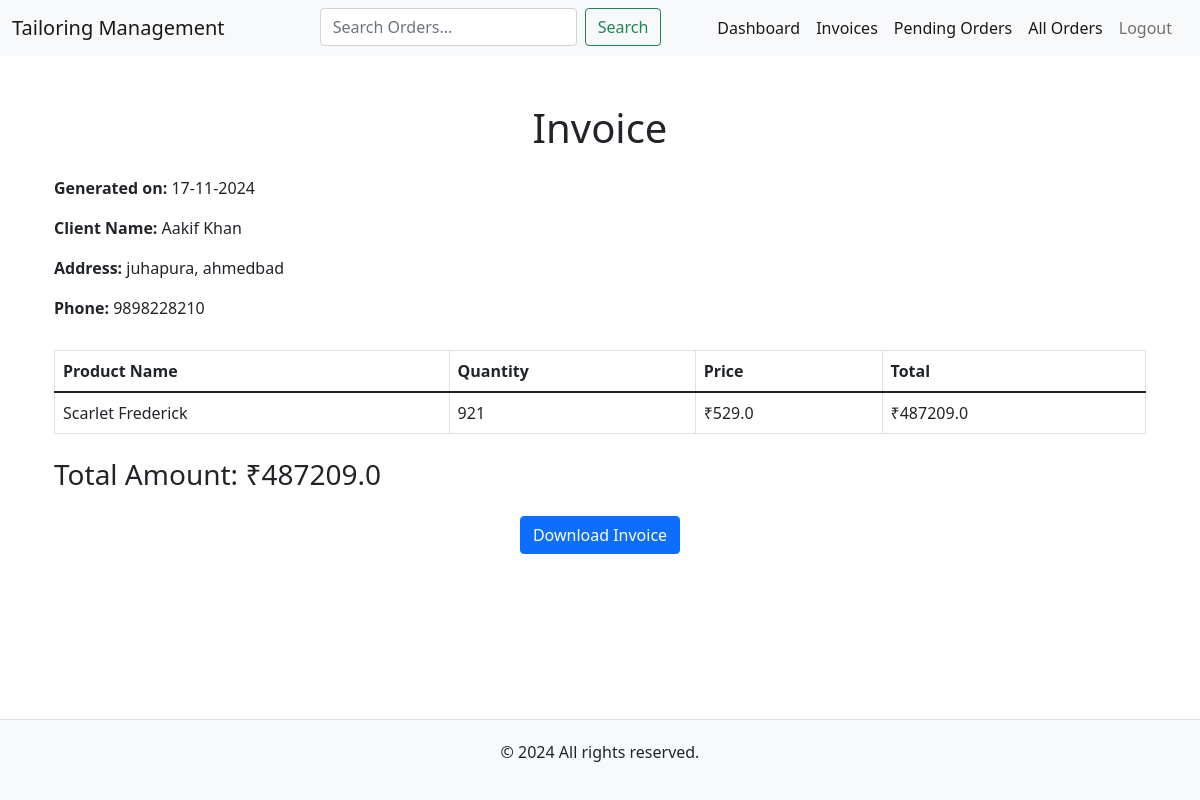
Screenshot of /view_invoice/1 (signed in) with the database file from the repository.
### model.py (models this page shows, shortened)
class Invoice(db.Model):
    __tablename__ = 'invoices'
    id: Mapped[int] = mapped_column(Integer, primary_key=True)
    order_id: Mapped[int] = mapped_column(Integer, db.ForeignKey('orders.id'), nullable=False)
    generated_at: Mapped[datetime] = mapped_column(DateTime, nullable=False, default=datetime.utcnow)
    invoice_image: Mapped[str] = mapped_column(String(200), nullable=False)
    order: Mapped["Order"] = relationship('Order', backref="invoices", lazy=True)
    admin_id: Mapped[int] = mapped_column(Integer, db.ForeignKey('admins.id'), nullable=False)
    admin: Mapped["Admin"] = relationship("Admin", back_populates="invoices")

class Client(db.Model):
    __tablename__ = 'clients'
    id: Mapped[int] = mapped_column(Integer, primary_key=True)
    name: Mapped[str] = mapped_column(String(100), nullable=False)
    street: Mapped[str] = mapped_column(String(250))
    city: Mapped[str] = mapped_column(String(15))
    phone_number: Mapped[str] = mapped_column(String(20))
    admin_id: Mapped[int] = mapped_column(Integer, db.ForeignKey('admins.id'), nullable=False)
    admin: Mapped["Admin"] = relationship("Admin", back_populates="clients")
    orders: Mapped[list["Order"]] = relationship("Order", back_populates="client", lazy="dynamic")

class Order(db.Model):
    __tablename__ = 'orders'
    id: Mapped[int] = mapped_column(Integer, primary_key=True)
    order_date: Mapped[datetime] = mapped_column(DateTime, nullable=False, default=datetime.utcnow)
    deadline: Mapped[datetime] = mapped_column(DateTime, nullable=False)
    product_name: Mapped[str] = mapped_column(String(50), nullable=False)
    price: Mapped[float] = mapped_column(Float, nullable=False)
    status: Mapped[str] = mapped_column(String(20), nullable=False, default="Pending")
    quantity: Mapped[int] = mapped_column(Integer, nullable=False, default=1)
    client_id: Mapped[int] = mapped_column(Integer, db.ForeignKey('clients.id'), nullable=False)
    client: Mapped[Client] = relationship("Client", back_populates="orders")
    admin_id: Mapped[int] = mapped_column(Integer, db.ForeignKey('admins.id'), nullable=False)
    admin: Mapped["Admin"] = relationship("Admin", back_populates="orders")

### main.py (the view)
@app.route('/view_invoice/<int:invoice_id>', methods=['GET'])
@login_required
def view_invoice(invoice_id):
    invoice = Invoice.query.filter_by(id=invoice_id, admin_id=current_user.id).first_or_404()
    return render_template('invoice_detail.html', invoice=invoice)

### main.py (called while the page is built)
@login_manager.user_loader
def load_user(admin_id):
    return db.get_or_404(Admin, admin_id)

### templates/invoice_detail.html
{% extends "base.html" %}
{% block content %}
<div class="container mt-4">
    <div class="invoice-container">
        <div class="header text-center mb-4">
            <h1>Invoice</h1>
        </div>
        <div class="client-info" style="text-align: left; margin-bottom: 30px;">
            <p><strong>Generated on:</strong> {{ invoice.generated_at.strftime('%d-%m-%Y') }}</p>
            <p><strong>Client Name:</strong> {{ invoice.order.client.name }}</p>
            <p><strong>Address:</strong> {{ invoice.order.client.street }}, {{ invoice.order.client.city }}</p>
            <p><strong>Phone:</strong> {{ invoice.order.client.phone_number }}</p>
        </div>
        <table class="table table-bordered">
            <thead>
                <tr>
                    <th>Product Name</th>
                    <th>Quantity</th>
                    <th>Price</th>
                    <th>Total</th>
                </tr>
            </thead>
            <tbody>
                <tr>
                    <td>{{ invoice.order.product_name }}</td>
                    <td>{{ invoice.order.quantity }}</td>
                    <td>₹{{ invoice.order.price }}</td>
                    <td>₹{{ invoice.order.quantity * invoice.order.price }}</td>
                </tr>
            </tbody>
        </table>
        <div class="total text-right mt-4">
            <h3>Total Amount: ₹{{ invoice.order.quantity * invoice.order.price }}</h3>
        </div>
    </div>
    <div class="text-center mt-4">
        <a href="{{ url_for('download_invoice', invoice_id=invoice.id) }}" class="btn btn-primary">Download Invoice</a>
    </div>
</div>
{% endblock %}

### static/css/styles.css (style rules this page uses)
html, body { height: 100%; margin: 0; display: flex; flex-direction: column; }

### rows the page displays
Invoice: generated_at "17-11-2024"
Client: order.client.name "Aakif Khan", order.client.street "juhapura", order.client.city "ahmedbad", order.client.phone_number "9898228210"
Order: order.product_name "Scarlet Frederick", order.quantity "921", order.price "529.0", invoice.order.quantity*invoice.order.price "487209.0"
